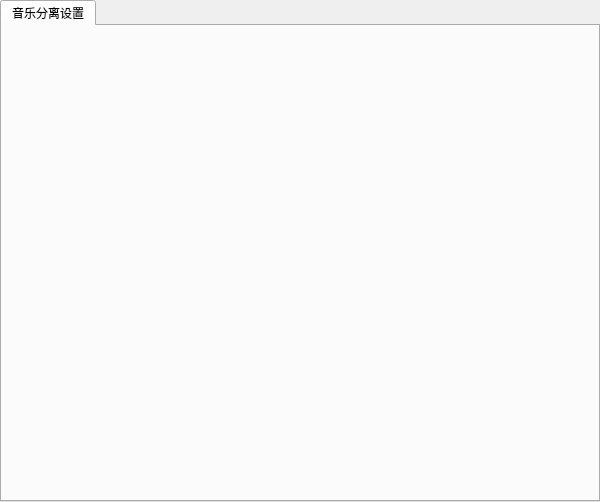
<?xml version="1.0" encoding="UTF-8"?>
<ui version="4.0">
 <class>SettingSpanelQtWidgetsClassClass</class>
 <widget class="QWidget" name="SettingSpanelQtWidgetsClassClass">
  <property name="geometry">
   <rect>
    <x>0</x>
    <y>0</y>
    <width>600</width>
    <height>502</height>
   </rect>
  </property>
  <property name="windowTitle">
   <string>设置</string>
  </property>
  <layout class="QVBoxLayout" name="verticalLayout">
   <property name="spacing">
    <number>0</number>
   </property>
   <property name="leftMargin">
    <number>0</number>
   </property>
   <property name="topMargin">
    <number>0</number>
   </property>
   <property name="rightMargin">
    <number>0</number>
   </property>
   <property name="bottomMargin">
    <number>0</number>
   </property>
   <item>
    <widget class="QTabWidget" name="tabWidget">
     <property name="currentIndex">
      <number>0</number>
     </property>
     <widget class="QWidget" name="tab">
      <attribute name="icon">
       <iconset>
        <normaloff>:/new/1_1image/Resource/image/winOCRUI/1.1/waveform.svg</normaloff>:/new/1_1image/Resource/image/winOCRUI/1.1/waveform.svg</iconset>
      </attribute>
      <attribute name="title">
       <string>音乐分离设置</string>
      </attribute>
      <layout class="QHBoxLayout" name="horizontalLayout">
       <property name="spacing">
        <number>0</number>
       </property>
       <property name="leftMargin">
        <number>0</number>
       </property>
       <property name="topMargin">
        <number>0</number>
       </property>
       <property name="rightMargin">
        <number>0</number>
       </property>
       <property name="bottomMargin">
        <number>0</number>
       </property>
       <item>
        <widget class="AVS_SettingQtWidgetsClass" name="avs_setup_widget" native="true"/>
       </item>
      </layout>
     </widget>
    </widget>
   </item>
  </layout>
 </widget>
 <layoutdefault spacing="6" margin="11"/>
 <customwidgets>
  <customwidget>
   <class>AVS_SettingQtWidgetsClass</class>
   <extends>QWidget</extends>
   <header>avs_settingqtwidgetsclass.h</header>
   <container>1</container>
  </customwidget>
 </customwidgets>
 <resources/>
 <connections/>
</ui>
